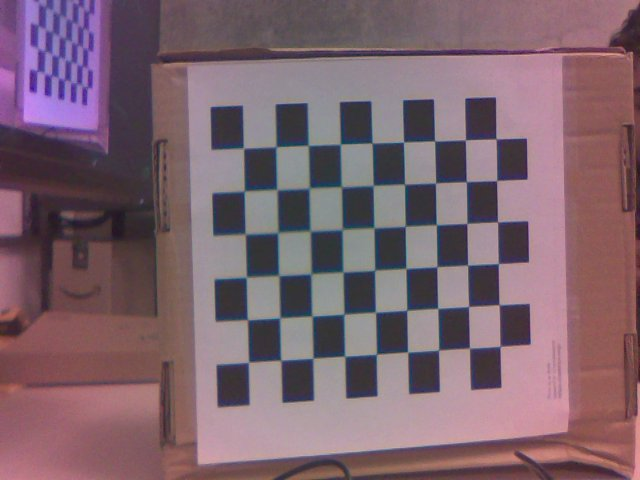
//> input picture nvcamtest_12058_s01_00000.jpg, 640 x 480 px; its folder holds only this picture in this run
$ ./pCalib   (built with g++ and OpenCV 4)
//> lines starting //> are read from the running program, lines starting //| are printed output that depends on the picture; after the words box and inside, x2 and y2 are one past the last pixel; in counts of white or black regions, pixels touching at a corner belong together
#include <opencv2/opencv.hpp>
#include <vector>
#include <iostream>

int main() {
    // Prepare object points (3D points in real world space)
    int board_width = 9;  // Checkerboard width (columns)
    int board_height = 6; // Checkerboard height (rows)
    float square_size = 22.5f; // The size of a square mm
    int imageWidth =640;
    int imageHeight =480;

    std::vector<cv::Point3f> object_points; // 3D points in real world space
    for (int i = 0; i < board_height; i++) {
        for (int j = 0; j < board_width; j++) {
            object_points.push_back(cv::Point3f(j * square_size, i * square_size, 0.0f));
        }
    }

    // Vector to store the 2D image points and object points from each image
    std::vector<std::vector<cv::Point2f>> image_points; // 2D points in the image plane
    std::vector<std::vector<cv::Point3f>> object_points_all; // 3D object points
    std::vector<cv::Mat> rvecs, tvecs; // Rotation and translation vectors

    // Read images for calibration
    std::vector<cv::String> filenames;
//    cv::glob("nvcamtest_7559_s01_*.jpg", filenames);
  cv::glob("nvcamtest_12058_s01_*.jpg", filenames);

    for (size_t i = 0; i < filenames.size(); i++) {
        cv::Mat img = cv::imread(filenames[i]);
//> img is the input picture: 480 rows x 640 cols, CV_8UC3; mean B, G, R 110.4, 99.8, 125.1
        cv::Mat gray;
        cv::cvtColor(img, gray, cv::COLOR_BGR2GRAY);
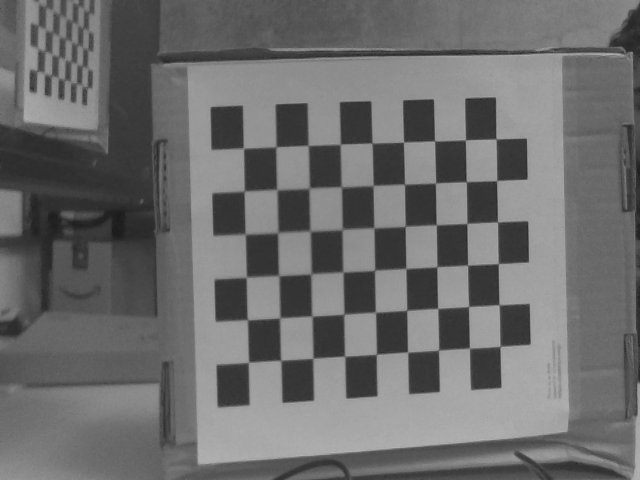
//> gray: 480 rows x 640 cols, CV_8UC1; min 27, max 183, mean 108.6

        std::vector<cv::Point2f> corners;

        // Find the chessboard corners
        bool found = cv::findChessboardCorners(gray, cv::Size(board_width, board_height), corners,
                                                cv::CALIB_CB_ADAPTIVE_THRESH | cv::CALIB_CB_NORMALIZE_IMAGE);
//> corners = 54 Points (x, y), first 12: [243.4, 148.1], [276.4, 146.5], [308, 145.4], [340.5, 144.1], [371.9, 143.2], [403.6, 142.1], [434.6, 141], [465.3, 139.9], [496, 138.7], [244.3, 190.9], [277, 189.7], [309, 188.4]; found = true

        if (found) {

            // Refine corner locations
            cv::cornerSubPix(gray, corners, cv::Size(11, 11), cv::Size(-1, -1),
                          cv::TermCriteria(cv::TermCriteria::EPS | cv::TermCriteria::MAX_ITER, 30, 0.1));
//> corners = 54 Points (x, y), first 12: [243.4, 148.2], [275.9, 146.8], [308.2, 145.4], [340.3, 144.2], [372.1, 143.1], [403.5, 142.1], [434.6, 141], [465.4, 139.9], [495.9, 139], [244.2, 191.1], [276.8, 189.6], [309.2, 188.2]

            // store corners and image points
             image_points.push_back(corners);
//> image_points = 1 point lists
             object_points_all.push_back(object_points);

            // Draw corners for visualization
            cv::drawChessboardCorners(img, cv::Size(board_width, board_height), corners, found);
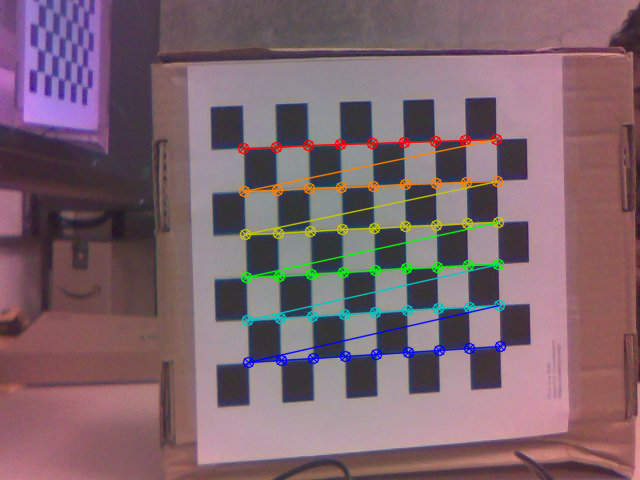
//> img: 480 rows x 640 cols, CV_8UC3; 4.1% of pixels changed, all inside (x1, y1, x2, y2) = (237, 133, 507, 369)
            cv::imshow("Chessboard", img);
            cv::waitKey(1000); // Wait for half a second before moving to the next image
        }
    }

    cv::destroyAllWindows();

    // Calibrate the camera
    cv::Mat camera_matrix = cv::Mat::eye(3, 3, CV_64F);  // Intrinsic camera matrix
    cv::Mat dist_coeffs = cv::Mat::zeros(8, 1, CV_64F);  // Distortion coefficients

    // Perform the calibration
    double rms = cv::calibrateCamera(object_points_all, image_points, cv::Size(imageWidth,imageHeight),
                                     camera_matrix, dist_coeffs, rvecs, tvecs);
//> camera_matrix = [[1121, 0, 309.3], [0, 1474.4, 192.4], [0, 0, 1]]; dist_coeffs = [-0.764, 20.08, 0.009, 0.00575, -172.9]; rms = 0.109

    std::cout << "Camera calibration done with RMS error: " << rms << std::endl;
//| Camera calibration done with RMS error: 0.109097

    std::cout << "Camera Matrix: " << camera_matrix << std::endl;
//| Camera Matrix: [1121.01633909165, 0, 309.2747734824735;
//|  0, 1474.401039119595, 192.3885302249803;
//|  0, 0, 1]
    std::cout << "Distortion Coefficients: " << dist_coeffs << std::endl;
//| Distortion Coefficients: [-0.7635032968452392;
//|  20.07637522978444;
//|  0.008999364454706206;
//|  0.005748700240941383;
//|  -172.9032658595356]


    return 0;
}

$ run again, on nvcamtest_12058_s01_00004.jpg
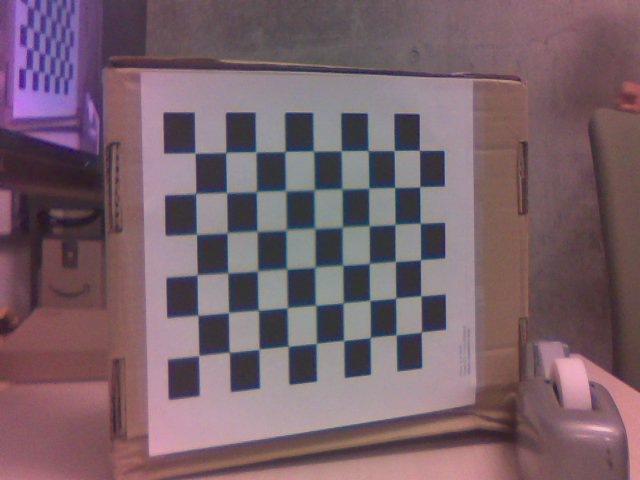
//> input picture nvcamtest_12058_s01_00004.jpg, 640 x 480 px
//> img is the input picture: 480 rows x 640 cols, CV_8UC3; mean B, G, R 106.4, 97.4, 120
//> `cv::cvtColor(img, gray, cv::COLOR_BGR2GRAY);`:
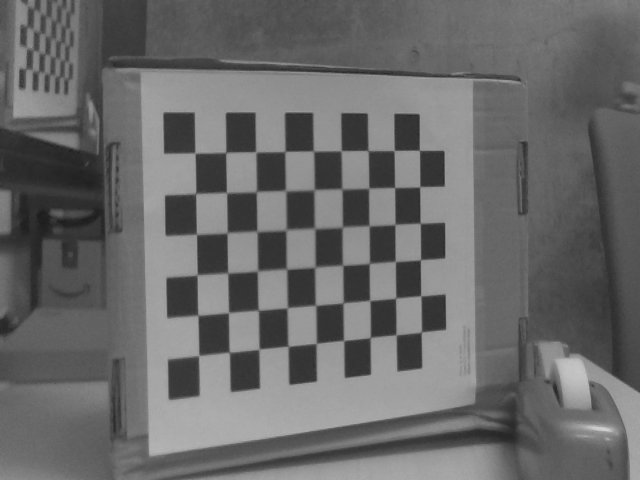
//> gray: 480 rows x 640 cols, CV_8UC1; min 29, max 210, mean 105.2
//> `bool found = cv::findChessboardCorners(gray, cv::Size(board_width, boa..`: corners = 54 Points (x, y), first 12: [194.9, 153.2], [225.6, 152.7], [255.9, 152], [285.4, 151.2], [313.6, 151.2], [341.3, 150.7], [368.1, 150.6], [394.1, 150.6], [419.3, 150.3], [195.5, 193.5], [226.7, 192.9], [255.7, 192.1]; found = true
//> `cv::cornerSubPix(gray, corners, cv::Size(11, 11), cv::Size(-1, -1), cv..`: corners = 54 Points (x, y), first 12: [194.9, 153], [225.7, 152.4], [255.7, 151.9], [284.9, 151.4], [313.5, 151], [341.2, 150.7], [368.1, 150.6], [394.2, 150.5], [419.4, 150.3], [195.6, 193.5], [226.5, 192.6], [256.3, 191.6]
//> image_points = 1 point lists
//> `cv::drawChessboardCorners(img, cv::Size(board_width, board_height), co..`:
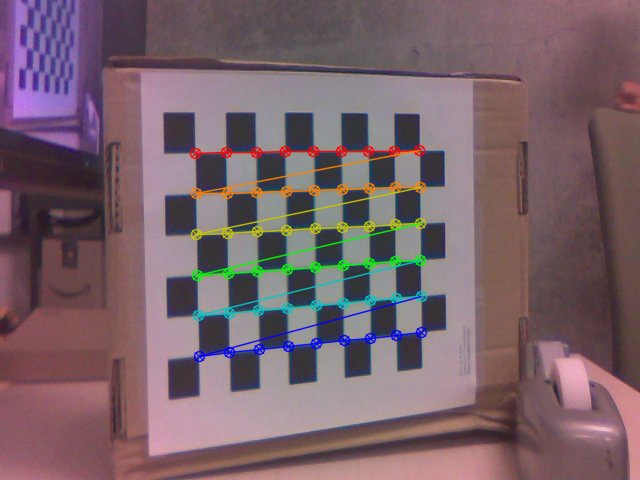
//> img: 480 rows x 640 cols, CV_8UC3; 3.77% of pixels changed, all inside (x1, y1, x2, y2) = (189, 144, 428, 363)
//> camera_matrix = [[870.5, 0, 312.9], [0, 1107.4, 221.7], [0, 0, 1]]; dist_coeffs = [-1.15, 46.44, 0.0028, -0.00478, -634.7]; rms = 0.111
//| Camera calibration done with RMS error: 0.110897
//| Camera Matrix: [870.5342936895094, 0, 312.9250604519613;
//|  0, 1107.437573855665, 221.6537719986766;
//|  0, 0, 1]
//| Distortion Coefficients: [-1.152416226805114;
//|  46.43917892909244;
//|  0.002797898844231143;
//|  -0.004782996047665952;
//|  -634.7000880980062]

$ run again, on nvcamtest_12058_s01_00005.jpg
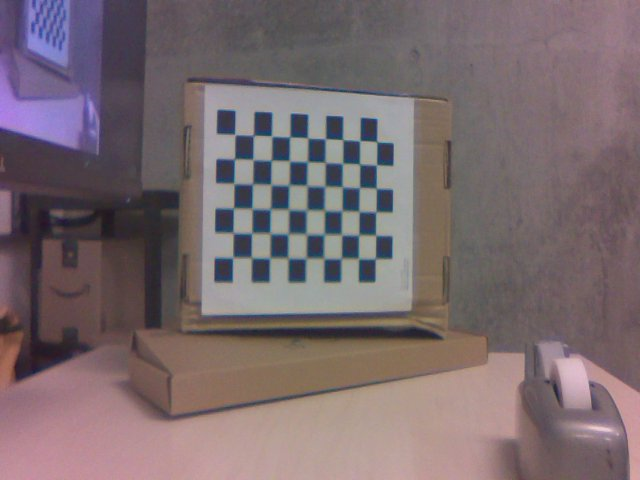
//> input picture nvcamtest_12058_s01_00005.jpg, 640 x 480 px
//> img is the input picture: 480 rows x 640 cols, CV_8UC3; mean B, G, R 110.7, 106.8, 121.7
//> `cv::cvtColor(img, gray, cv::COLOR_BGR2GRAY);`:
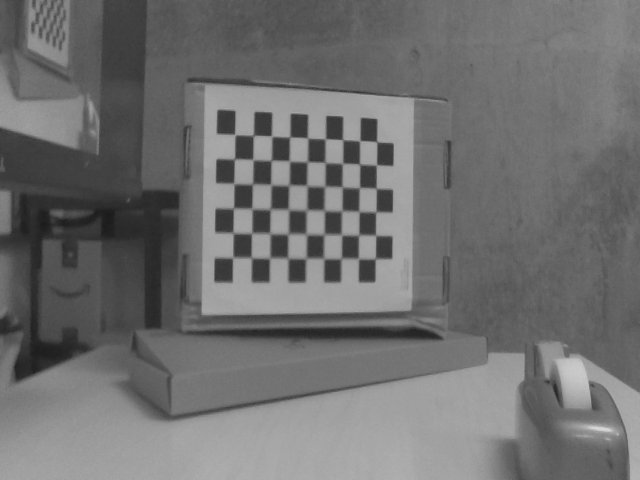
//> gray: 480 rows x 640 cols, CV_8UC1; min 27, max 218, mean 111.7
//> `bool found = cv::findChessboardCorners(gray, cv::Size(board_width, boa..`: corners = 54 Points (x, y), first 12: [235, 134.7], [252.7, 135.9], [271.3, 135.6], [289.6, 136.8], [307.4, 137.7], [325.5, 138.6], [342.5, 139.5], [359.6, 141.2], [376.6, 141.6], [234.3, 159], [252.6, 159.7], [270.6, 160.7]; found = true
//> `cv::cornerSubPix(gray, corners, cv::Size(11, 11), cv::Size(-1, -1), cv..`: corners = 54 Points (x, y), first 12: [234.8, 134.6], [253.3, 135.4], [271.6, 136.1], [289.7, 137.1], [307.6, 138], [325.3, 138.8], [342.6, 139.7], [359.7, 140.7], [376.7, 141.7], [234.4, 158.9], [252.9, 159.7], [271.2, 160.4]
//> image_points = 1 point lists
//> `cv::drawChessboardCorners(img, cv::Size(board_width, board_height), co..`:
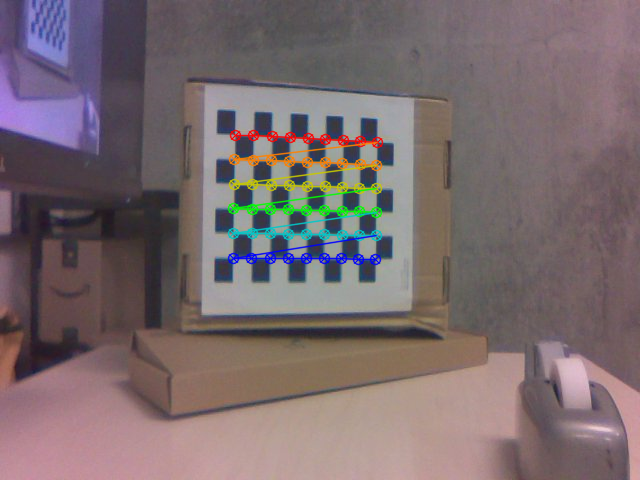
//> img: 480 rows x 640 cols, CV_8UC3; 2.84% of pixels changed, all inside (x1, y1, x2, y2) = (227, 129, 384, 266)
//> camera_matrix = [[754.3, 0, 308.7], [0, 987.5, 204.1], [0, 0, 1]]; dist_coeffs = [-1.89, 146.8, 0.0132, -0.00564, -4363.7]; rms = 0.0863
//| Camera calibration done with RMS error: 0.0863436
//| Camera Matrix: [754.2604229206222, 0, 308.7229932108836;
//|  0, 987.5102459045686, 204.0946326484195;
//|  0, 0, 1]
//| Distortion Coefficients: [-1.892801648321088;
//|  146.826656159673;
//|  0.0132256832222641;
//|  -0.005638574021357552;
//|  -4363.734007592687]

$ run again, on nvcamtest_12058_s01_00006.jpg
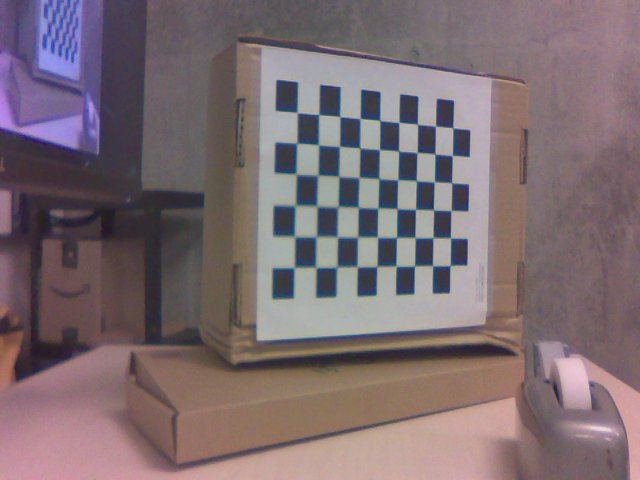
//> input picture nvcamtest_12058_s01_00006.jpg, 640 x 480 px
//> img is the input picture: 480 rows x 640 cols, CV_8UC3; mean B, G, R 113.1, 108.4, 124
//> `cv::cvtColor(img, gray, cv::COLOR_BGR2GRAY);`:
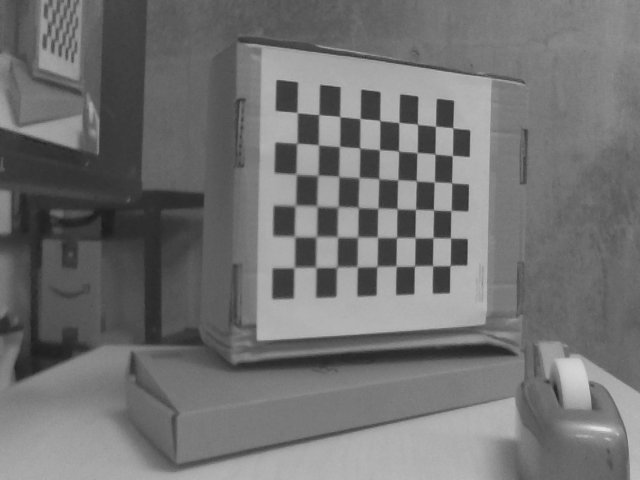
//> gray: 480 rows x 640 cols, CV_8UC1; min 27, max 226, mean 113.6
//> `bool found = cv::findChessboardCorners(gray, cv::Size(board_width, boa..`: corners = 54 Points (x, y), first 12: [297, 112.5], [318.7, 114.5], [340.2, 116.9], [359.9, 118.6], [379.8, 120.6], [398.8, 122.5], [417.5, 124.2], [435.5, 126.3], [452.7, 127.8], [297, 143], [318.3, 144.8], [339.6, 146.3]; found = true
//> `cv::cornerSubPix(gray, corners, cv::Size(11, 11), cv::Size(-1, -1), cv..`: corners = 54 Points (x, y), first 12: [297.2, 112.5], [318.7, 114.6], [339.8, 116.5], [360.1, 118.6], [379.8, 120.5], [398.8, 122.5], [417.5, 124.2], [435.4, 126.2], [452.8, 127.9], [296.8, 143.2], [318.5, 144.8], [339.4, 146.4]
//> image_points = 1 point lists
//> `cv::drawChessboardCorners(img, cv::Size(board_width, board_height), co..`:
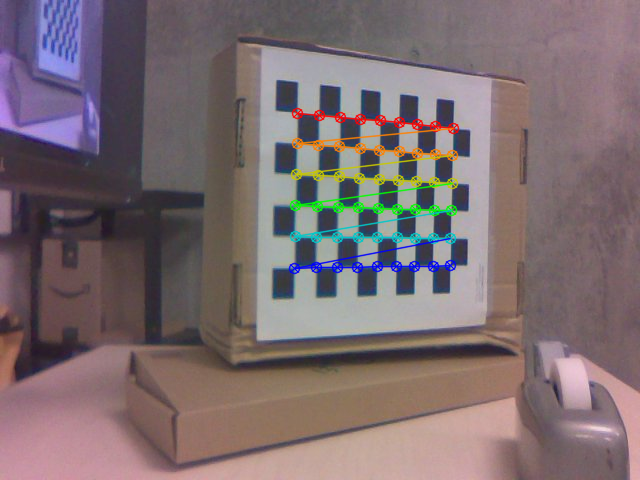
//> img: 480 rows x 640 cols, CV_8UC3; 3.02% of pixels changed, all inside (x1, y1, x2, y2) = (288, 107, 460, 275)
//> camera_matrix = [[2340.1, 0, 279.8], [0, 3131.5, 179.6], [0, 0, 1]]; dist_coeffs = [-22.59, 2724.4, 0.0251, -0.113, -141411]; rms = 0.45
//| Camera calibration done with RMS error: 0.449935
//| Camera Matrix: [2340.08463835887, 0, 279.8115176995735;
//|  0, 3131.52702370111, 179.6223945009081;
//|  0, 0, 1]
//| Distortion Coefficients: [-22.59040397375784;
//|  2724.437688515413;
//|  0.02507273766991409;
//|  -0.1130735732114339;
//|  -141411.0449893828]

$ run again, on nvcamtest_12058_s01_00001.jpg
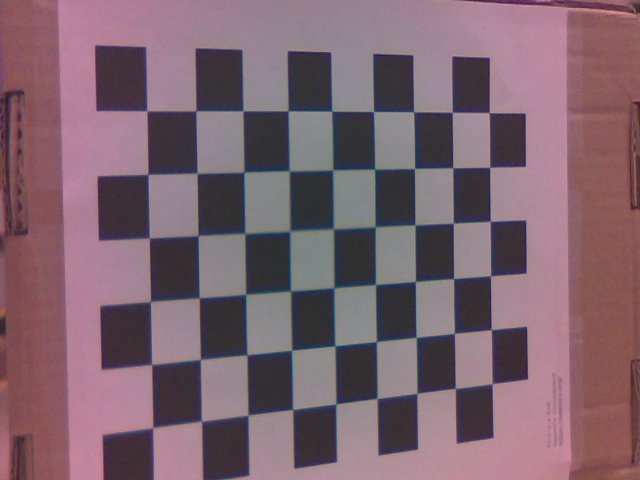
//> input picture nvcamtest_12058_s01_00001.jpg, 640 x 480 px
//> img is the input picture: 480 rows x 640 cols, CV_8UC3; mean B, G, R 110.5, 99.9, 125.7
//> `cv::cvtColor(img, gray, cv::COLOR_BGR2GRAY);`:
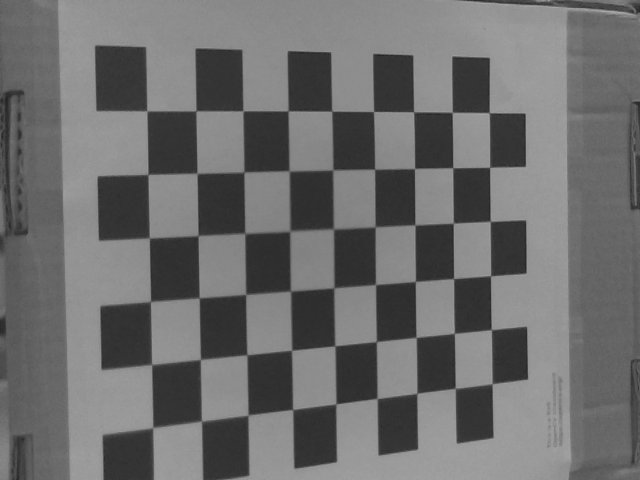
//> gray: 480 rows x 640 cols, CV_8UC1; min 34, max 172, mean 108.8
//> `bool found = cv::findChessboardCorners(gray, cv::Size(board_width, boa..`: corners = 54 Points (x, y), first 12: [147, 110.8], [196, 110.7], [243.2, 110.8], [288.2, 110.7], [331.8, 111.2], [373.6, 111.5], [413.5, 111.8], [452.3, 112.4], [489.1, 112.6], [147.8, 174.7], [197.1, 173.3], [244.2, 171.8]; found = true
//> `cv::cornerSubPix(gray, corners, cv::Size(11, 11), cv::Size(-1, -1), cv..`: corners = 54 Points (x, y), first 12: [146.8, 110.9], [195.9, 110.9], [242.9, 110.9], [288.1, 110.8], [331.7, 111.2], [373.6, 111.5], [413.6, 111.9], [452.2, 112.3], [489.3, 112.7], [147.9, 174.4], [197, 173.4], [243.9, 172.1]
//> image_points = 1 point lists
//> `cv::drawChessboardCorners(img, cv::Size(board_width, board_height), co..`:
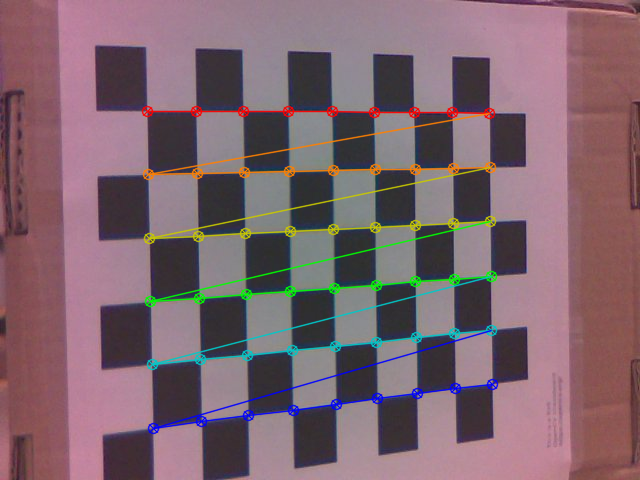
//> img: 480 rows x 640 cols, CV_8UC3; 5.09% of pixels changed, all inside (x1, y1, x2, y2) = (141, 105, 499, 435)
//> camera_matrix = [[1246.6, 0, 315.5], [0, 1486.3, 232.7], [0, 0, 1]]; dist_coeffs = [-1.01, 39.7, 0.00254, -0.000515, -485.1]; rms = 0.189
//| Camera calibration done with RMS error: 0.18932
//| Camera Matrix: [1246.590608798445, 0, 315.5360228479267;
//|  0, 1486.33277430231, 232.7250956407966;
//|  0, 0, 1]
//| Distortion Coefficients: [-1.005340299405308;
//|  39.69765776768372;
//|  0.002536342779850934;
//|  -0.0005153838377398391;
//|  -485.1342377303326]
